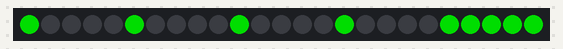
Simulated run of this program. Board: Raspberry Pi Pico running MicroPython. Shown: 25 RGB LEDs in strip order, left to right. Dim RGB values are drawn brighter than linear; library files of the repository ran but are not shown: neopixel.py.

Above: at 0.1 s.
At 0.6 s:
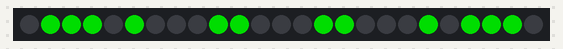
At 1.1 s:
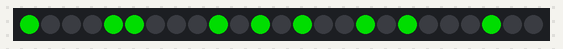
At 1.6 s:
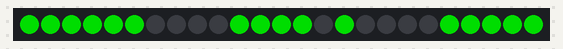

The program:

13._loveRP2040.py
```python
import time
from neopixel import Neopixel

# 네오픽셀의 셀 갯수, PIO상태, 핀번호 정의
numpix = 25
PIO = 0
Pin = 16

# 네오픽셀이 RGB타입일 때 네오픽셀 수, PIO상태, 핀번호, 네오픽셀 타입 순으로 선택, 밝기 지정
strip = Neopixel(numpix, PIO, Pin, "RGB")

# 밝기 설정(0~255)
strip.brightness(150)

# 각 문자의 5x5 매트릭스 정의 ('L', 'O', 'V', 'E')
letters = {
    'L': [
        [1, 0, 0, 0, 0],
        [1, 0, 0, 0, 0],
        [1, 0, 0, 0, 0],
        [1, 0, 0, 0, 0],
        [1, 1, 1, 1, 1],
    ],
    'O': [
        [0, 1, 1, 1, 0],
        [1, 0, 0, 0, 1],
        [1, 0, 0, 0, 1],
        [1, 0, 0, 0, 1],
        [0, 1, 1, 1, 0],
    ],
    'V': [
        [1, 0, 0, 0, 1],
        [1, 0, 0, 0, 1],
        [0, 1, 0, 1, 0],
        [0, 1, 0, 1, 0],
        [0, 0, 1, 0, 0],
    ],
    'E': [
        [1, 1, 1, 1, 1],
        [1, 0, 0, 0, 0],
        [1, 1, 1, 1, 0],
        [1, 0, 0, 0, 0],
        [1, 1, 1, 1, 1],
    ]
}

# 문자를 매트릭스에 출력하는 함수
def display_letter(letter, color):
    for y in range(5):
        for x in range(5):
            if letters[letter][y][x] == 1:
                strip.set_pixel(y * 5 + x, color)
            else:
                strip.set_pixel(y * 5 + x, (0, 0, 0))
    strip.show()

# 문자열을 흘러가게 하는 함수
def scroll_text(text, color, wait):
    for letter in text:
        display_letter(letter, color)
        time.sleep(wait)
        clear_matrix()

# 매트릭스 초기화 함수
def clear_matrix():
    for i in range(numpix):
        strip.set_pixel(i, (0, 0, 0))
    strip.show()

# 애니메이션 실행
while True:
    scroll_text("LOVE", (255, 0, 0), 0.5)  # 빨간색 "LOVE" 텍스트, 0.5초 간격으로 이동
```

Measured:
- by itself, everything shown: repeats every 2.0 s, in 8 steps
- what the display in image 0 shows lasts 0.5 s, from 0.0 s to 0.5 s
